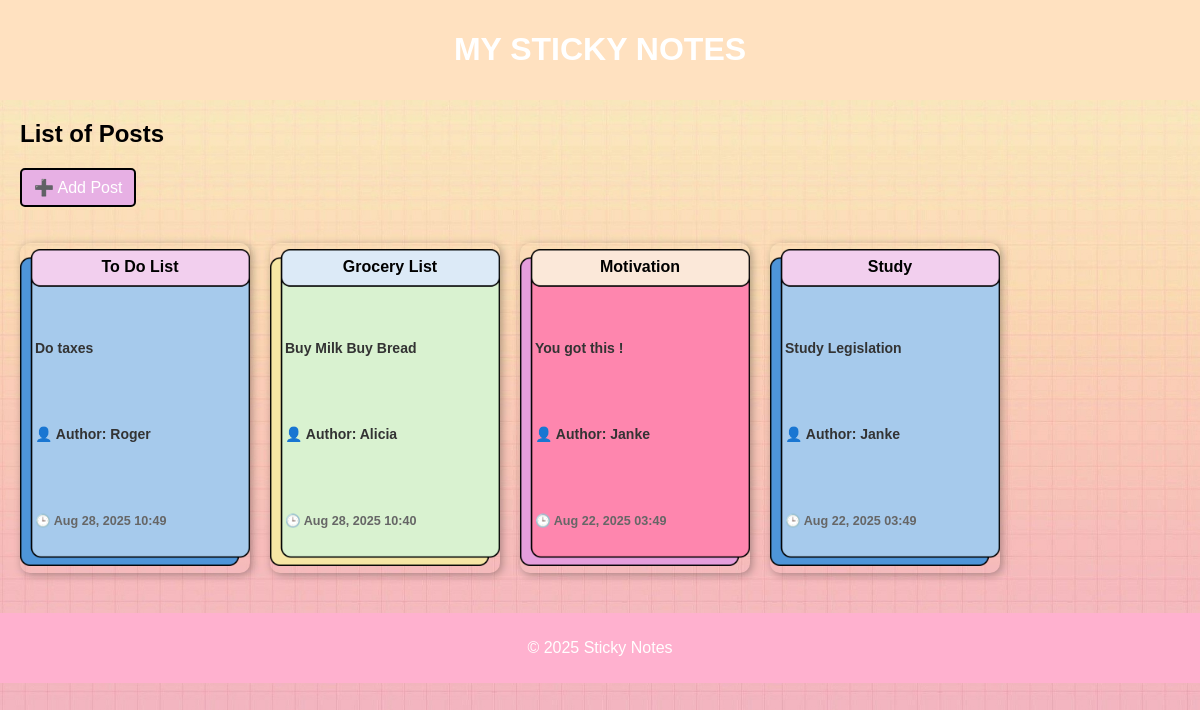
The page / on the database its author committed.
### posts/models.py (models this page shows, shortened)
class Post(models.Model):
    title = models.CharField(max_length=255)
    content = models.TextField()
    created_at = models.DateTimeField(auto_now_add=True)
    author = models.ForeignKey(
        Author,
        on_delete=models.CASCADE,
        null=False,   # author is required
        blank=False
    )

class Author(models.Model):
    name = models.CharField(max_length=255, unique=True)

### posts/views.py (the view)
# urls.py: path("", post_list, name="post_list"),
def post_list(request):
    posts = Post.objects.all().order_by("-created_at")  # newest first
    context = {
        "posts": posts,
        "page_title": "List of Posts",
    }
    return render(request, "posts/post_list.html", context)

### posts/templates/posts/post_list.html (shortened to what this page needs)
{% extends 'base.html' %}
{% block content %}
<h2>{{ page_title }}</h2>
<a href="{% url 'post_create' %}" class="add-post-link">➕ Add Post</a>
<ul class="note-list">
    {% for post in posts %}
    <li class="note {% cycle 'note-blue' 'note-green' 'note-pink' %}">
        <a href="{% url 'post_detail' pk=post.pk %}"><strong>{{ post.title }}</strong></a>
        <p>{{ post.content }}</p>
        <p>👤 Author: {{ post.author.name }}</p>
        <p class="timestamp">🕒 {{ post.created_at|date:"M d, Y H:i" }}</p>
    </li>
    {% empty %}
    <p>No posts yet.</p>
    {% endfor %}
</ul>
{% endblock %}

### posts/templates/base.html (shortened to what this page needs)
{% load static %}
<!DOCTYPE html>
<html lang="en">
<head>
    <link rel="stylesheet" href="{% static 'posts/styles.css' %}" />
</head>
<body>
    <header>
        <h1>
            {% block header %}
            MY STICKY NOTES
            {% endblock header %}
        </h1>
    </header>
    <main>
        {% block content %}
        {% endblock content %}
    </main>
    <footer>
        <p>&copy; 2025 Sticky Notes</p>
    </footer>
</body>
</html>

### posts/static/posts/styles.css (style rules this page uses)
body { font-family: "Arial"; background-image: url("images/background.jpg"); background-size: cover; background-position: center; background-attachment: fixed; margin: 0; padding: 0; }
header { background-color: #ffe1c0; color: white; padding: 10px; text-align: center; }
main { margin: 20px; }
ul { list-style-type: none; padding: 0; display: flex; flex-wrap: wrap; gap: 20px; }
.timestamp { font-size: 12px; margin-top: 10px; }
.note { width: 200px; height: 300px; padding: 15px; border-radius: 10px; background-size: contain; background-position: center; background-repeat: no-repeat; box-shadow: 2px 2px 8px rgba(0, 0, 0, 0.3); display: flex; flex-direction: column; justify-content: space-between; color: #333; font-weight: bold; font-size: 14px; }
.note-blue { background-image: url("images/note_blue.png"); }
.note-green { background-image: url("images/note_green.png"); }
.note-pink { background-image: url("images/note_pink.png"); }
.note a { color: #000; text-decoration: none; font-weight: bold; font-size: 16px; padding-left: 10px; display: inline-block; text-align: center; margin-bottom: 8px; }
.note p { margin-top: 0; text-align: left; }
.add-post-link { display: inline-block; margin-bottom: 20px; font-size: 16px; color: #fff; background-color: #e7b0e4; padding: 8px 12px; border-radius: 5px; border: 2px solid #000; text-decoration: none; }
.timestamp { margin-bottom: 30px; color: #666; font-size: 0.9em; }
li { margin-bottom: 20px; }
footer { background-color: #ffb1cf; color: white; padding: 10px; text-align: center; }

### rows shown on the page
Post: title "To Do List", content "Do taxes", author.name "Roger", created_at "Aug 28, 2025 10:49"
Post: title "Grocery List", content "Buy Milk Buy Bread", author.name "Alicia", created_at "Aug 28, 2025 10:40"
Post: title "Motivation", content "You got this !", author.name "Janke", created_at "Aug 22, 2025 03:49"
Post: title "Study", content "Study Legislation", author.name "Janke", created_at "Aug 22, 2025 03:49"

### other values the page prints
{{ page_title }} "List of Posts"
